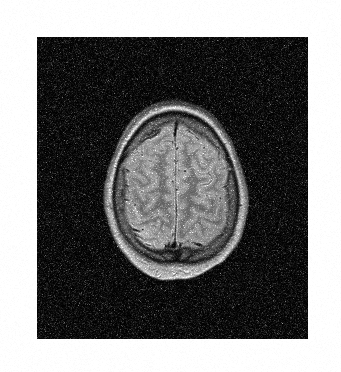
#> input picture HW5 - Restoration & Morphologic Operations/MRI_Noisy.png, 341 x 372 px
$ jupyter execute Part3.ipynb
#> lines starting #> are read from the running program, lines starting #| are printed output that depends on the picture
[cell 1]
import numpy as np
import cv2 as cv
import matplotlib.pyplot as plt

## Section 1

[cell 2]
mri_noisy = cv.imread('./MRI_Noisy.png', cv.IMREAD_GRAYSCALE)
#> mri_noisy is the input picture: shape (372, 341); min 0, max 255, mean 117.3
plt.imshow(mri_noisy, cmap='gray');

## Section 2

#### `0:25` and `0:100`

[cell 3]
tmp = mri_noisy[:25, :100]
plt.figure(figsize=(7, 15))
plt.imshow(tmp, cmap='gray', vmin=0, vmax=255);
np.min(tmp), np.max(tmp)
#> Out = (250, 255)

[cell 4]
plt.hist(tmp.ravel(), 6,[249, 249+6]);
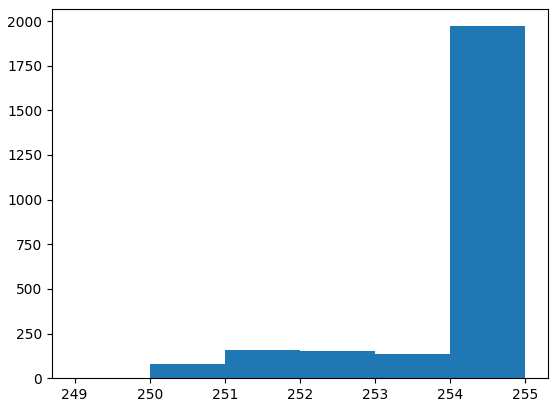
#> figure drawn by matplotlib, 1 panel; tallest bar 1971 high, from x = 254 to 255

#### `0:25` and `100:200`

[cell 5]
tmp = mri_noisy[:25, 100:200]
plt.figure(figsize=(7, 15))
plt.imshow(tmp, cmap='gray', vmin=0, vmax=255);
np.min(tmp), np.max(tmp)
#> Out = (250, 255)

[cell 6]
plt.hist(tmp.ravel(), 6,[249, 249+6]);
#> figure, not shown here; tallest bar 1970 high, from x = 254 to 255

مشابه هیچ توزیعی نیست اما توزیع خودش را دارد و میتوان تابع را بدست آورد

## Section 3

[cell 7]
tmp = mri_noisy[50:100, 50:150]
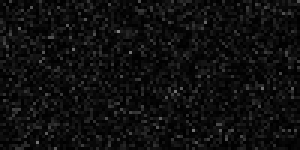
#> tmp: shape (50, 100) (shown 3 times larger); min 0, max 131, mean 14.9
plt.figure(figsize=(7, 15))
plt.imshow(tmp, cmap='gray', vmin=0, vmax=255);
np.min(tmp), np.max(tmp)
#> Out = (0, 131)

[cell 8]
plt.hist(tmp.ravel(),131);
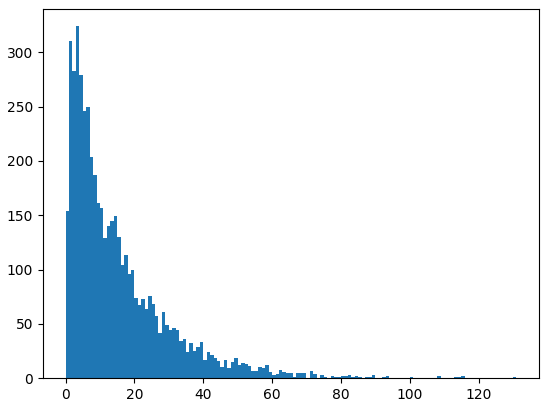
#> figure drawn by matplotlib, 1 panel; tallest bar 324 high, from x = 3 to 4

همانند توزیع گاما هست

## Section 4

[cell 9]
dentalxray_noisy = cv.imread('./DentalXray_Noisy.png', cv.IMREAD_GRAYSCALE)
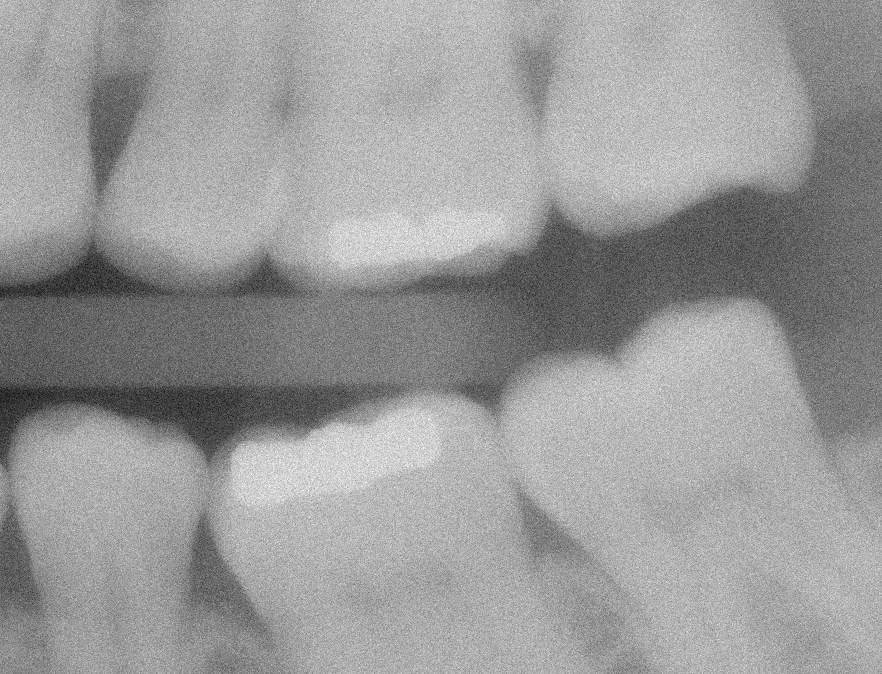
#> input picture HW5 - Restoration & Morphologic Operations/DentalXray_Noisy.png, 882 x 674 px
#> dentalxray_noisy is the input picture: shape (674, 882); min 0, max 254, mean 153.8
plt.imshow(dentalxray_noisy, cmap='gray');

## Section 5

[cell 10]
kernel_size = 7
padding = 3

[cell 11]
padded_dentalxray_noisy = np.pad(dentalxray_noisy, ((padding, padding), (padding, padding)), 'constant', constant_values=(0, 0))

[cell 12]
mean_matrix = np.zeros_like(dentalxray_noisy, dtype=float)
var_matrix = np.zeros_like(dentalxray_noisy, dtype=float)
for i in range(mean_matrix.shape[0]):
    for j in range(mean_matrix.shape[1]):
        tmp = padded_dentalxray_noisy[i:i+kernel_size, j:j+kernel_size]
        mean_matrix[i, j] = np.mean(tmp)
        var_matrix[i, j] = np.var(tmp)
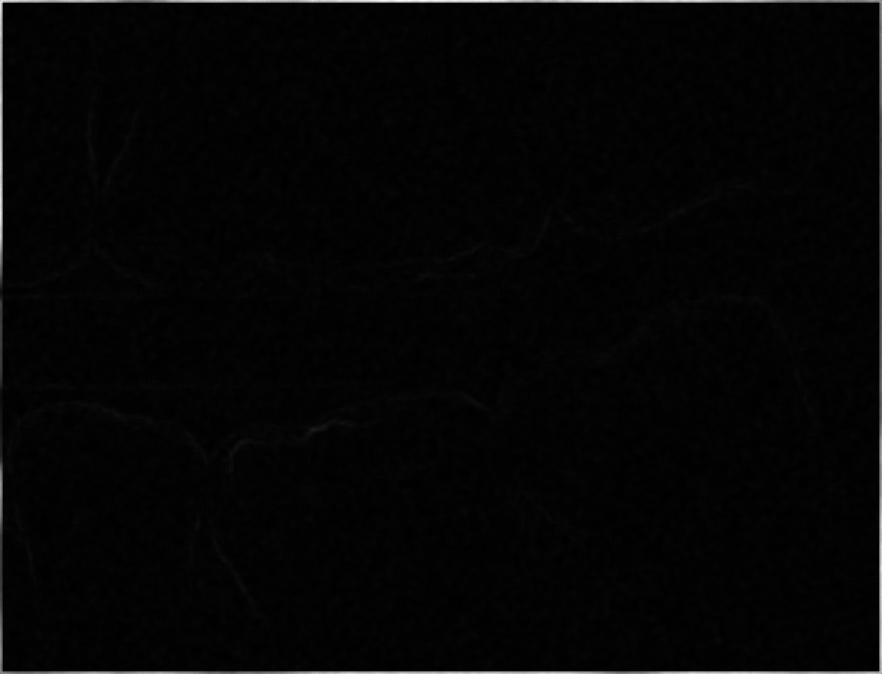
#> var_matrix: shape (674, 882) float64; min 60.72, max 9395.6, mean 247.3; drawn with min black and max white
noise_var = np.mean(var_matrix)
#> noise_var = 247.3
var_matrix = np.where(var_matrix < noise_var, noise_var, var_matrix)

[cell 13]
res = dentalxray_noisy - noise_var * np.power(var_matrix, -1) * (dentalxray_noisy - mean_matrix)
plt.imshow(res, cmap='gray')

## Section 6

[cell 14]
kernel = np.ones((7, 7)) / 49
mean_xray = cv.filter2D(dentalxray_noisy, -1, kernel)
plt.imshow(mean_xray, cmap='gray');

## Section 7

[cell 15]
fig, ax = plt.subplots(1, 3, figsize=(15, 7))
ax[0].imshow(dentalxray_noisy, cmap='gray')
ax[0].set_title('Original')

ax[1].imshow(res, cmap='gray')
ax[1].set_title('ALNR')

ax[2].imshow(mean_xray, cmap='gray')
ax[2].set_title('Mean')
plt.show()
